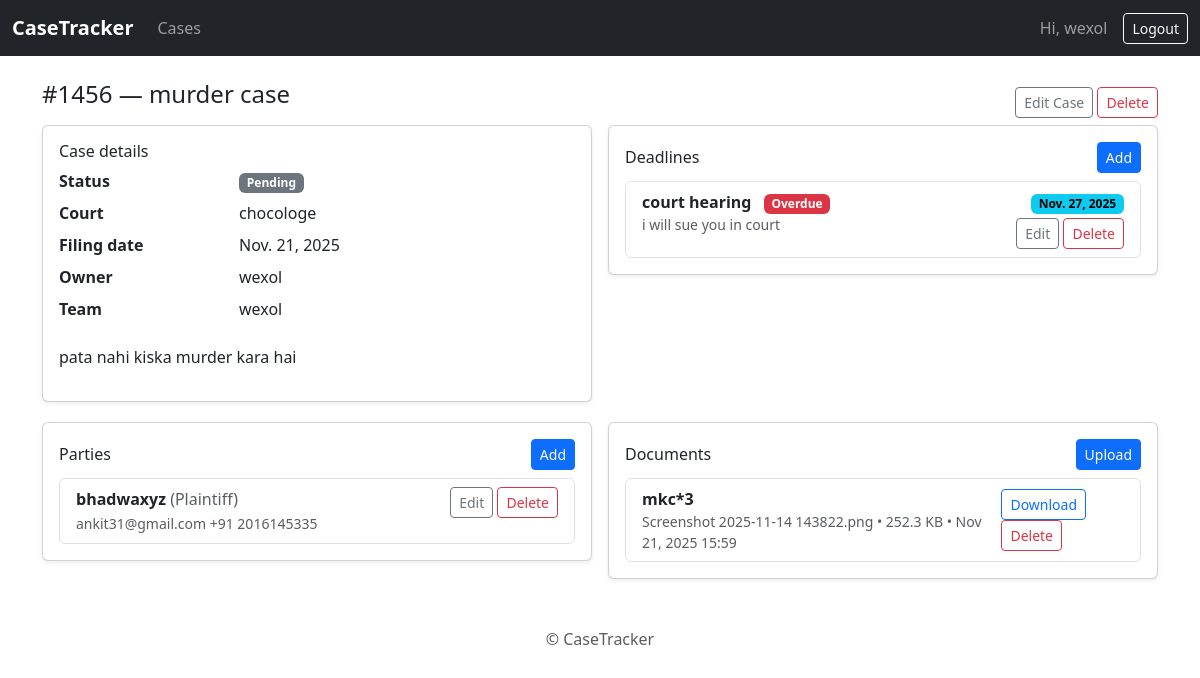
The page /cases/1/ (signed in) on the database its author committed.
### cases/models.py (models this page shows, shortened)
class Case(models.Model):
    STATUS_CHOICES = [
        ("OPEN", "Open"),
        ("PENDING", "Pending"),
        ("CLOSED", "Closed"),
        ("ON_HOLD", "On Hold"),
    ]
    title = models.CharField(max_length=200)
    case_number = models.CharField(max_length=100, unique=True)
    description = models.TextField(blank=True)
    court = models.CharField(max_length=150, blank=True)
    filing_date = models.DateField(default=timezone.now)
    status = models.CharField(max_length=20, choices=STATUS_CHOICES, default="OPEN")
    owner = models.ForeignKey(User, on_delete=models.CASCADE, related_name="owned_cases")
    team = models.ManyToManyField(User, blank=True, related_name="shared_cases")
    created_at = models.DateTimeField(auto_now_add=True)
    updated_at = models.DateTimeField(auto_now=True)
    class Meta:
        ordering = ["-created_at"]

class Deadline(models.Model):
    case = models.ForeignKey(Case, on_delete=models.CASCADE, related_name="deadlines")
    title = models.CharField(max_length=200)
    due_date = models.DateField()
    is_completed = models.BooleanField(default=False)
    notes = models.TextField(blank=True)
    created_at = models.DateTimeField(auto_now_add=True)
    class Meta:
        ordering = ["is_completed", "due_date"]
    @property
    def is_overdue(self):
        return (not self.is_completed) and self.due_date < timezone.localdate()

class Party(models.Model):
    PARTY_TYPES = [
        ("PLAINTIFF", "Plaintiff"),
        ("DEFENDANT", "Defendant"),
        ("OTHER", "Other"),
    ]
    case = models.ForeignKey(Case, on_delete=models.CASCADE, related_name="parties")
    name = models.CharField(max_length=200)
    party_type = models.CharField(max_length=20, choices=PARTY_TYPES, default="OTHER")
    email = models.EmailField(blank=True)
    phone = models.CharField(max_length=30, blank=True)
    class Meta:
        ordering = ["party_type", "name"]

class Document(models.Model):
    case = models.ForeignKey(Case, on_delete=models.CASCADE, related_name="documents")
    title = models.CharField(max_length=200)
    description = models.TextField(blank=True)
    file = models.FileField(upload_to=document_upload_path)
    original_filename = models.CharField(max_length=255, blank=True)
    content_type = models.CharField(max_length=100, blank=True)
    size = models.PositiveIntegerField(default=0)
    uploaded_by = models.ForeignKey(User, on_delete=models.PROTECT)
    uploaded_at = models.DateTimeField(auto_now_add=True)
    class Meta:
        ordering = ["-uploaded_at"]

### cases/views.py (the view)
# urls.py: path('cases/<int:pk>/', views.CaseDetailView.as_view(), name='case_detail'),
class CaseDetailView(ObjectCaseAccessMixin, DetailView):
    template_name = "cases/case_detail.html"
    model = Case

### cases/mixins.py (called while the page is built)
    def has_case_access(self, case: Case) -> bool:
        user = self.request.user
        return case.owner_id == user.id or case.team.filter(id=user.id).exists() or user.is_superuser

    def dispatch(self, request, *args, **kwargs):
        obj = self.get_object()
        case = obj if hasattr(obj, "owner") and hasattr(obj, "team") else getattr(obj, "case", None)
        if case is None:
            raise PermissionDenied("Invalid object: missing case context.")
        if not self.has_case_access(case):
            raise PermissionDenied("You do not have permission to access this case.")
        return super(CaseAccessMixin, self).dispatch(request, *args, **kwargs)

### cases/templates/cases/case_detail.html (shortened to what this page needs)
{% extends "cases/base.html" %}
{% block content %}
<div class="d-flex justify-content-between align-items-center">
  <h1 class="h4 mb-3">{{ object.case_number }} — {{ object.title }}</h1>
  <div>
    <a class="btn btn-outline-secondary btn-sm" href="{% url 'cases:case_update' object.pk %}">Edit Case</a>
    <a class="btn btn-outline-danger btn-sm" href="{% url 'cases:case_delete' object.pk %}">Delete</a>
  </div>
</div>
<div class="row g-3">
  <div class="col-lg-6">
    <div class="card shadow-sm">
      <div class="card-body">
        <h2 class="h6">Case details</h2>
        <dl class="row">
          <dt class="col-sm-4">Status</dt><dd class="col-sm-8"><span class="badge text-bg-secondary">{{ object.get_status_display }}</span></dd>
          <dt class="col-sm-4">Court</dt><dd class="col-sm-8">{{ object.court|default:"—" }}</dd>
          <dt class="col-sm-4">Filing date</dt><dd class="col-sm-8">{{ object.filing_date }}</dd>
          <dt class="col-sm-4">Owner</dt><dd class="col-sm-8">{{ object.owner.get_username }}</dd>
          <dt class="col-sm-4">Team</dt><dd class="col-sm-8">{% for u in object.team.all %}{{ u.username }}{% if not forloop.last %}, {% endif %}{% empty %}—{% endfor %}</dd>
        </dl>
        <p class="mt-2">{{ object.description|linebreaks }}</p>
      </div>
    </div>
  </div>
  <div class="col-lg-6">
    <div class="card shadow-sm">
      <div class="card-body">
        <div class="d-flex justify-content-between align-items-center">
          <h2 class="h6 mb-0">Deadlines</h2>
          <a href="{% url 'cases:deadline_create' object.pk %}" class="btn btn-sm btn-primary">Add</a>
        </div>
        <ul class="list-group mt-2">
          {% for d in object.deadlines.all %}
          <li class="list-group-item d-flex justify-content-between">
            <div>
              <strong>{{ d.title }}</strong>
              {% if d.is_overdue %}<span class="badge text-bg-danger ms-2">Overdue</span>{% endif %}
              <div class="small text-muted">{{ d.notes|default:"" }}</div>
            </div>
            <div class="text-end">
              <div class="mb-1"><span class="badge text-bg-info">{{ d.due_date }}</span></div>
              <a class="btn btn-sm btn-outline-secondary" href="{% url 'cases:deadline_update' d.pk %}">Edit</a>
              <a class="btn btn-sm btn-outline-danger" href="{% url 'cases:deadline_delete' d.pk %}">Delete</a>
            </div>
          </li>
          {% empty %}
          <li class="list-group-item">No deadlines yet.</li>
          {% endfor %}
        </ul>
      </div>
    </div>
  </div>
</div>
<div class="row g-3 mt-1">
  <div class="col-lg-6">
    <div class="card shadow-sm">
      <div class="card-body">
        <div class="d-flex justify-content-between align-items-center">
          <h2 class="h6 mb-0">Parties</h2>
          <a href="{% url 'cases:party_create' object.pk %}" class="btn btn-sm btn-primary">Add</a>
        </div>
        <ul class="list-group mt-2">
          {% for p in object.parties.all %}
          <li class="list-group-item d-flex justify-content-between">
            <div>
              <strong>{{ p.name }}</strong> <span class="text-muted">({{ p.get_party_type_display }})</span><br>
              <small class="text-muted">{{ p.email|default:"" }} {{ p.phone|default:"" }}</small>
            </div>
            <div>
              <a class="btn btn-sm btn-outline-secondary" href="{% url 'cases:party_update' p.pk %}">Edit</a>
              <a class="btn btn-sm btn-outline-danger" href="{% url 'cases:party_delete' p.pk %}">Delete</a>
            </div>
          </li>
          {% empty %}
          <li class="list-group-item">No parties yet.</li>
          {% endfor %}
        </ul>
      </div>
    </div>
  </div>
  <div class="col-lg-6">
    <div class="card shadow-sm">
      <div class="card-body">
        <div class="d-flex justify-content-between align-items-center">
          <h2 class="h6 mb-0">Documents</h2>
          <a href="{% url 'cases:document_create' object.pk %}" class="btn btn-sm btn-primary">Upload</a>
        </div>
        <ul class="list-group mt-2">
          {% for doc in object.documents.all %}
          <li class="list-group-item d-flex justify-content-between align-items-center">
            <div>
              <strong>{{ doc.title }}</strong>
              <div class="small text-muted">{{ doc.original_filename }} • {{ doc.size|filesizeformat }} • {{ doc.uploaded_at|date:"M d, Y H:i" }}</div>
            </div>
            <div>
              <a class="btn btn-sm btn-outline-primary" href="{% url 'cases:document_download' doc.pk %}">Download</a>
              <a class="btn btn-sm btn-outline-danger" href="{% url 'cases:document_delete' doc.pk %}">Delete</a>
            </div>
          </li>
          {% empty %}
          <li class="list-group-item">No documents uploaded.</li>
          {% endfor %}
        </ul>
      </div>
    </div>
  </div>
</div>
{% endblock %}

### cases/templates/cases/base.html (shortened to what this page needs)
{% load static %}
<!doctype html>
<html lang="en">
<head>
  <link href="https://cdn.jsdelivr.net/npm/bootstrap@5.3.3/dist/css/bootstrap.min.css" rel="stylesheet">
  <link rel="stylesheet" href="{% static 'app.css' %}">
</head>
<body>
<nav class="navbar navbar-expand-lg navbar-dark bg-dark">
  <div class="container-fluid">
    <a class="navbar-brand fw-semibold" href="{% url 'cases:dashboard' %}">CaseTracker</a>
    <div class="collapse navbar-collapse" id="nav">
      {% if user.is_authenticated %}
      <ul class="navbar-nav me-auto mb-2 mb-lg-0">
        <li class="nav-item"><a class="nav-link" href="{% url 'cases:case_list' %}">Cases</a></li>
      </ul>
      <span class="navbar-text me-3">Hi, {{ user.get_username }}</span>
      <a class="btn btn-outline-light btn-sm" href="{% url 'logout' %}">Logout</a>
      {% else %}
      <a class="btn btn-outline-light btn-sm ms-auto" href="{% url 'login' %}">Login</a>
      {% endif %}
    </div>
  </div>
</nav>
<main class="container my-4">
  {% block content %}{% endblock %}
</main>
<footer class="text-center text-muted py-4">© {{ now|date:"Y" }} CaseTracker</footer>
</body>
</html>

### rows shown on the page
Case: case_number "#1456", title "murder case", status "Pending", court "chocologe", filing_date "Nov. 21, 2025", owner.get_username "wexol", description "pata nahi kiska murder kara hai"
Deadline: title "court hearing", is_completed "Overdue", notes "i will sue you in court", due_date "Nov. 27, 2025"
Party: name "bhadwaxyz", party_type "Plaintiff", email "ankit31@gmail.com", phone "+91 2016145335"
Document: title "mkc*3", original_filename "Screenshot 2025-11-14 143822.png", size|filesizeformat "252.3 KB", uploaded_at "Nov 21, 2025 15:59"

### other values the page prints
{{ user.get_username }} "wexol"
{{ u.username }} "wexol"
